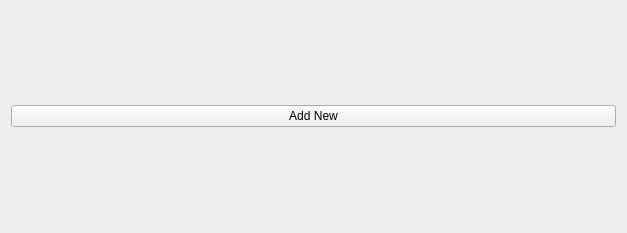
<?xml version="1.0" encoding="UTF-8"?>
<ui version="4.0">
 <class>TabNew</class>
 <widget class="QWidget" name="TabNew">
  <property name="geometry">
   <rect>
    <x>0</x>
    <y>0</y>
    <width>627</width>
    <height>233</height>
   </rect>
  </property>
  <property name="windowTitle">
   <string>Form</string>
  </property>
  <layout class="QVBoxLayout" name="verticalLayout_2">
   <item>
    <layout class="QVBoxLayout" name="verticalLayout">
     <item>
      <layout class="QGridLayout" name="cellLayout"/>
     </item>
     <item>
      <widget class="QPushButton" name="addButton">
       <property name="text">
        <string>Add New</string>
       </property>
      </widget>
     </item>
    </layout>
   </item>
  </layout>
 </widget>
 <resources/>
 <connections/>
</ui>
